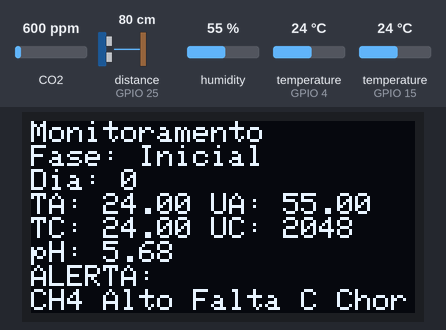
Bench run of a sketch on a simulated ESP32. Shown: 128×64 one-colour display. Wiring (inferred from the names in the program): ultrasonic range finder: trigger GPIO 26; echo GPIO 25. The test bench sets the inputs (shaded band); at power-on: CO2 600 ppm, distance to the obstacle (sensor on GPIO 25) 80 cm, humidity 55 %, temperature (sensors on GPIO 4, GPIO 15) 24 °C. The echo pulse lasts 58.3 µs per cm; WiFi joins after 1.5 s; servers stay silent unless stated; storage starts empty; no MQTT or app messages arrive unless stated; what the sketch prints to the serial monitor is not drawn.

Above: at 4.5 s.

The sketch:

projeto_condicionais.ino
```cpp
#include <WiFi.h>
#include <PubSubClient.h>
#include <Wire.h>
#include <Adafruit_GFX.h>
#include <Adafruit_SSD1306.h>
#include <DHT.h>
#include <OneWire.h>
#include <DallasTemperature.h>
#include <MQ135.h>
// SD Card
#include <SD.h>
#include <SPI.h>
//--------

// ===== OLED =====
#define SCREEN_WIDTH 128
#define SCREEN_HEIGHT 64
#define OLED_ADDR 0x3C
#define OLED_SDA 21
#define OLED_SCL 22
Adafruit_SSD1306 display(SCREEN_WIDTH, SCREEN_HEIGHT, &Wire, -1);

// ===== DHT22 =====
#define DHTPIN 15
#define DHTTYPE DHT22
DHT dht(DHTPIN, DHTTYPE);

// ===== DS18B20 =====
#define ONE_WIRE_BUS 4
OneWire oneWire(ONE_WIRE_BUS);
DallasTemperature sensors(&oneWire);

// ===== Ultrassônico =====
#define TRIG_PIN 26
#define ECHO_PIN 25

// ===== MQ-2 =====
#define MQ2_PIN 34

// ===== MQ-135 =====
#define MQ135_PIN 35
MQ135 mq135(MQ135_PIN);

// ===== Umidade Solo =====
#define SOIL_MOISTURE_PIN 36

// ===== LIMITES =====
#define TA_MIN 15
#define TA_MAX 35
#define UA_MIN 40
#define UA_MAX 80

#define CH4_MAX_BAIXO 2000
#define CH4_MAX_CRITICO 3000
#define NH3_MAX 800
#define CO2_MIN 300

#define UC_MIN 1500
#define UC_MAX 3000

#define TC_MIN 10
#define TC_MAX 60

#define NI_MAX 10

// SD Card
File logFile;
//--------

// ===== CONTROLE =====
unsigned long contador_ciclo = 0;
unsigned long dias = 0;

// ===== WiFi =====
const char* ssid = "RIBEIRO";
const char* password = "PaesRibeiro";

// ===== MQTT =====
const char* mqtt_server = "192.168.16.111";
const int mqtt_port = 1883;

const char* topic_temp_air  = "IFSCTub/ETCC001/temperatura_ar";
const char* topic_hum_air   = "IFSCTub/ETCC001/umidade_ar";
const char* topic_gas_mq2   = "IFSCTub/ETCC001/gas_mq2";
const char* topic_gas_mq135 = "IFSCTub/ETCC001/gas_mq135";
const char* topic_dist      = "IFSCTub/ETCC001/distancia";
const char* topic_soil_hum  = "IFSCTub/ETCC001/umidade_solo_hd38";
const char* topic_temp_soil = "IFSCTub/ETCC001/temp_solo_ds18b20";

WiFiClient espClient;
PubSubClient mqttClient(espClient);

// ===== FUNÇÕES =====
// Função para adicionar uma nova entrada JSON ao log no arquivo aberto
// file: ponteiro para o arquivo aberto no cartão SD
// jsonEntry: string JSON contendo os dados a serem adicionados
// Retorna true se a gravação foi bem-sucedida, false caso contrário
bool appendJsonLog(File &file, const String &jsonEntry) {
  if (!file) {
    Serial.println("Arquivo não está aberto.");
    return false;
  }

  // Move o cursor para o final do arquivo para adicionar a nova entrada
  file.seek(file.size());

  // Adiciona a entrada JSON seguida de uma quebra de linha para facilitar leitura
  if (file.println(jsonEntry)) {
    file.flush(); // Garante que os dados sejam gravados no cartão SD
    return true;
  } else {
    Serial.println("Erro ao gravar no arquivo.");
    return false;
  }
}

void setup_wifi() {

  WiFi.begin(ssid, password);

  while (WiFi.status() != WL_CONNECTED) {
    delay(500);
  }

}

void verify_wifi() {

  if (WiFi.status() != WL_CONNECTED) {
    setup_wifi();
  }

}

void reconnect_mqtt() {

  while (!mqttClient.connected()) {

    mqttClient.connect("ESP32_ETCC001");
    delay(2000);

  }

}

float medirDistancia() {

  digitalWrite(TRIG_PIN, LOW);
  delayMicroseconds(2);

  digitalWrite(TRIG_PIN, HIGH);
  delayMicroseconds(10);

  digitalWrite(TRIG_PIN, LOW);

  long duracao = pulseIn(ECHO_PIN, HIGH, 25000);

  if (duracao == 0) return -1;

  return duracao * 0.034 / 2;

}

// ===== SETUP =====
void setup() {

  Serial.begin(115200);

  // SD Card
  if (!SD.begin(10)) { // Ajuste o pino CS conforme seu módulo SD
    Serial.println("Falha ao inicializar o cartão SD");
    return;
  }

  // Abre o arquivo em modo append (adicionar ao final)
  logFile = SD.open("log.json", FILE_WRITE);
  if (!logFile) {
    Serial.println("Erro ao abrir o arquivo de log");
    return;
  }
  //---------

  pinMode(TRIG_PIN, OUTPUT);
  pinMode(ECHO_PIN, INPUT);

  Wire.begin(OLED_SDA, OLED_SCL);

  display.begin(SSD1306_SWITCHCAPVCC, OLED_ADDR);
  display.clearDisplay();
  display.setTextColor(SSD1306_WHITE);

  dht.begin();
  sensors.begin();

  setup_wifi();

  mqttClient.setServer(mqtt_server, mqtt_port);

}

// ===== LOOP =====
void loop() {

  verify_wifi();

  if (!mqttClient.connected()) reconnect_mqtt();

  mqttClient.loop();

  contador_ciclo++;

  // ===== LEITURA SENSORES =====

  float temp = dht.readTemperature();
  float hum  = dht.readHumidity();
  float dist = medirDistancia();

  int gas_mq2 = analogRead(MQ2_PIN);
  int soil_hum = analogRead(SOIL_MOISTURE_PIN);

  sensors.requestTemperatures();
  float temp_soil = sensors.getTempCByIndex(0);

  float gas_mq135 = mq135.getPPM();

  // ===== PUBLICAÇÃO MQTT =====

  char msg[250];

  snprintf(msg, sizeof(msg), "%.2f", temp);
  mqttClient.publish(topic_temp_air, msg);

  snprintf(msg, sizeof(msg), "%.2f", hum);
  mqttClient.publish(topic_hum_air, msg);

  snprintf(msg, sizeof(msg), "%d", gas_mq2);
  mqttClient.publish(topic_gas_mq2, msg);

  snprintf(msg, sizeof(msg), "%.2f", gas_mq135);
  mqttClient.publish(topic_gas_mq135, msg);

  snprintf(msg, sizeof(msg), "%.2f", dist);
  mqttClient.publish(topic_dist, msg);

  snprintf(msg, sizeof(msg), "%d", soil_hum);
  mqttClient.publish(topic_soil_hum, msg);

  snprintf(msg, sizeof(msg), "%.2f", temp_soil);
  mqttClient.publish(topic_temp_soil, msg);

  // Chama a função para adicionar a entrada ao arquivo
  snprintf(msg, sizeof(msg), "%.2f,%.2f,%d,%.2f,%.2f,%d,%.2f", temp, hum, gas_mq2, gas_mq135, dist, soil_hum, temp_soil);
  if (appendJsonLog(logFile, msg)) {
      Serial.println("Entrada gravada com sucesso.");
  } else {
      Serial.println("Falha ao gravar a entrada.");
  }

  // ===== ALGORITMO BOKASHI =====

  int CH4 = gas_mq2;
  float NH3 = gas_mq135;
  float CO2 = gas_mq135;

  int UC = soil_hum;
  float TC = temp_soil;

  float TA = temp;
  float UA = hum;

  float NI = dist;

  float pH_estimado = (NH3 * 0.0001 + UC * 0.00005 - TC * 0.02) + 6.0;
  float relacao_CN = (CO2 * 1.0 / (NH3 + 1));

  bool status_ok = true;
  String problemas = "";

  if (CH4 > CH4_MAX_CRITICO) { problemas += "CH4 CRITICO "; status_ok = false; }
  else if (CH4 > CH4_MAX_BAIXO) { problemas += "CH4 Alto "; status_ok = false; }

  if (NH3 > NH3_MAX) { problemas += "NH3 Alto "; status_ok = false; }
  if (CO2 < CO2_MIN) { problemas += "CO2 Baixo "; status_ok = false; }

  if (relacao_CN < 20) { problemas += "Falta C "; status_ok = false; }
  if (relacao_CN > 45) { problemas += "Excesso C "; status_ok = false; }

  if (TC < TC_MIN || TC > TC_MAX) { problemas += "Temp Solo "; status_ok = false; }
  if (UC < UC_MIN || UC > UC_MAX) { problemas += "Umid Solo "; status_ok = false; }
  if (NI > NI_MAX && NI > 0) { problemas += "Chorume "; status_ok = false; }

  if (TA < TA_MIN || TA > TA_MAX || UA < UA_MIN || UA > UA_MAX) {
    problemas += "Ambiente ";
    status_ok = false;
  }

  String fase;

  if (dias <= 4) fase = "Inicial";
  else if (dias <= 23) fase = "Termofilica";
  else fase = "Maturacao";

  if (contador_ciclo % 288 == 0) dias++;

  // ===== OLED =====

  display.clearDisplay();
  display.setCursor(0,0);
  display.setTextSize(1);

  display.println("Monitoramento");
  display.print("Fase: "); display.println(fase);
  display.print("Dia: "); display.println(dias);

  display.print("TA: "); display.print(TA); display.print(" UA: "); display.println(UA);
  display.print("TC: "); display.print(TC); display.print(" UC: "); display.println(UC);
  display.print("pH: "); display.println(pH_estimado);

  if (!status_ok) {
    display.println("ALERTA:");
    display.println(problemas);
  }

  display.display();

  delay(300000); // 5 minutos

}
```
